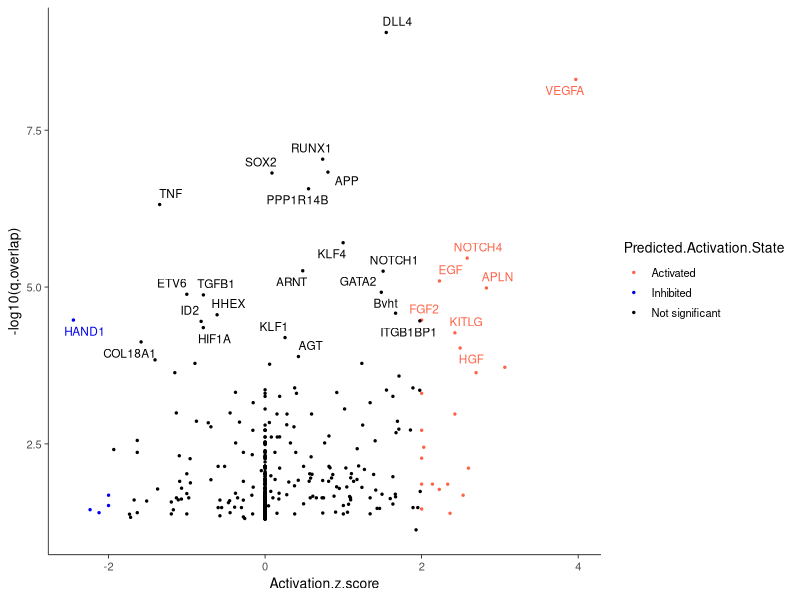
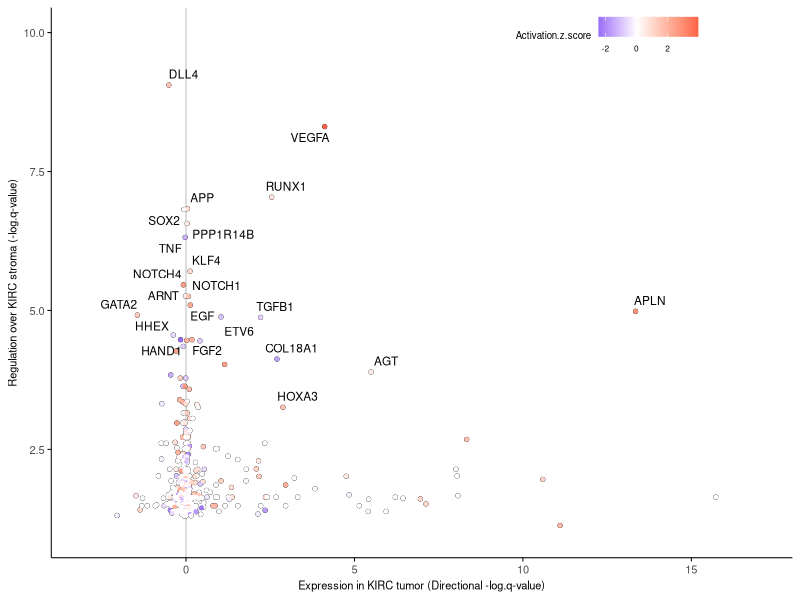
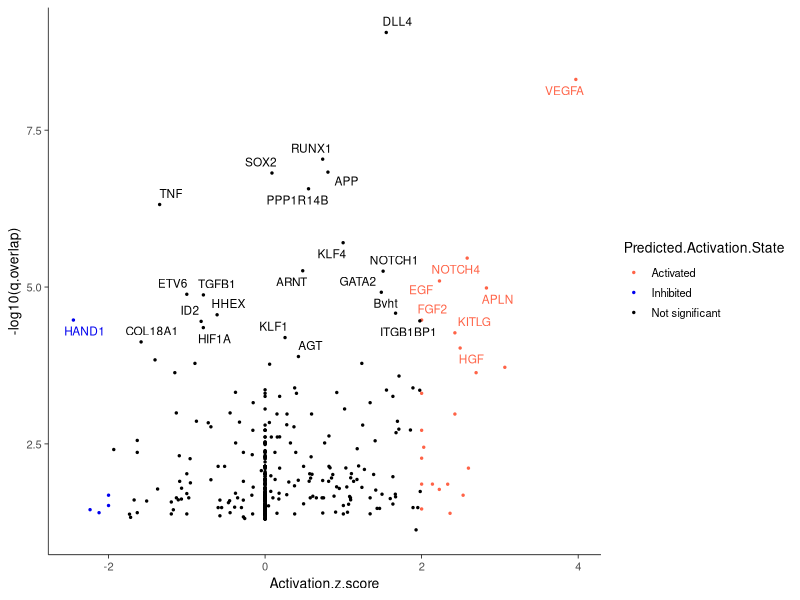
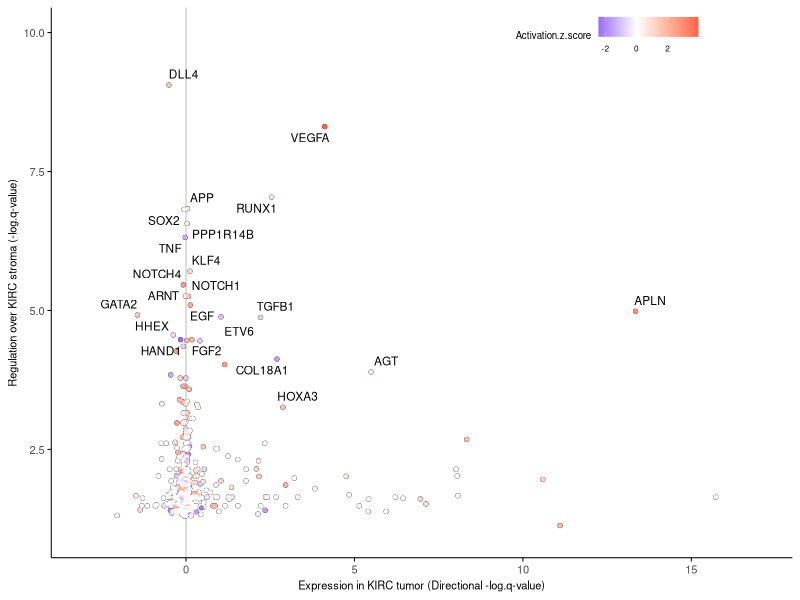

Reproduce these figures in R, in order.
# Package requirement
mypkgs <- c("tidyverse", "ggrepel")
invisible(lapply(mypkgs, function(x){
    if(!do.call("require", list(x))){
        install.packages(x)
    }
}))

### Estimated Upstream regulators over stroma transcriptome
# load a list of possible upstream regulators over PDX stromal transcriptome produced by IPA analysis
d <- read.csv("../../suppl_tables/TableS5_IPA_Regulators_KIRC_Stroma.txt", header = T, sep="\t")
d$Activation.z.score[is.na(d$Activation.z.score)] <- 0
d$Predicted.Activation.State[is.na(d$Predicted.Activation.State)] <- "Not significant"
# plot
g <- ggplot(d, aes(x=Activation.z.score, y=-log10(q.overlap), color = Predicted.Activation.State)) + 
        geom_point(stat = "identity", position = "identity", size = .5) + 
        scale_colour_manual(values = c("tomato", "blue2", "black")) + 
        geom_text_repel(data = subset(d, p.value.of.overlap < 0.000005),  aes(label = Upstream.Regulator), size = 3, show.legend = FALSE) + 
        theme(panel.grid.major = element_blank(),
              panel.grid.minor = element_blank(),
              panel.background = element_blank()) +  
        theme(axis.line=element_line(colour = "black", size = .25),
              axis.ticks=element_line(colour = "black", size = .25)) + 
        theme(axis.title=element_text(size=10),
              axis.text=element_text(size=8), 
              legend.title=element_text(size=10), legend.text=element_text(size=8), legend.key.size = unit(1, "line")) 
g
ggsave("./FigS2_IPA_KIRC.jpg",  dpi = 500, width = 114, height = 90, units = "mm")



### Estimate possible cancer-stroma paracrine effectors
# Load a list of differentially expressed genes in PDX cancer component.
d_pdx <- read_tsv("../../suppl_tables/TableS6_DEG_KIRCvsOthers_Cancer.tsv")

# Merge possible upstream regulators and DEGs in PDX cancer
dm <- merge(d_pdx, d, by.x = "Gene",  by.y = "Upstream.Regulator")
sortlist <- order(dm$q.overlap, pmax(dm$q.overlap, dm$adj.P.Val))
dm <- dm[sortlist,]
dm$logP.in.tumor.dir <- -log10(dm$adj.P.Val)*dm$t/abs(dm$t)

# Plot
g <- ggplot(dm, aes(x = logP.in.tumor.dir, y = -log10(q.overlap))) +
    geom_vline(xintercept = -log10(1), size=.35, color="grey") +
    geom_point(size = 1.1) +
    geom_point(aes(color = Activation.z.score), size = 1) +
    scale_color_gradient2(low = "blue2", high = "tomato") + 
    geom_text_repel(data = subset(dm, (p.value.of.overlap < 1E-4 & logP.in.tumor.dir > 1.4) | p.value.of.overlap < 1E-6)
                                  ,  aes(label = Gene), size = 3) +
    theme(panel.grid.major = element_blank(),
              panel.grid.minor = element_blank(),
              panel.background = element_blank()) +  
    theme(axis.line=element_line(colour = "black", size = .35),
              axis.ticks=element_line(colour = "black", size = .35)) + 
    theme(axis.title=element_text(size=8), axis.text=element_text(size=8), 
              legend.title = element_text(size=7), legend.text = element_text(size=6), 
              legend.key.size = unit(.2, "inch"), legend.position = c(.75, .95), legend.direction="horizontal") +
    xlab("Expression in KIRC tumor (Directional -log.q-value)") + ylab("Regulation over KIRC stroma (-log.q-value)") + 
    ylim(1,10) + xlim(-3,17)
g    
ggsave("./Fig4a_Upstrm_KIRC.jpg", dpi = 800, width = 110, height = 110, units = "mm")      
